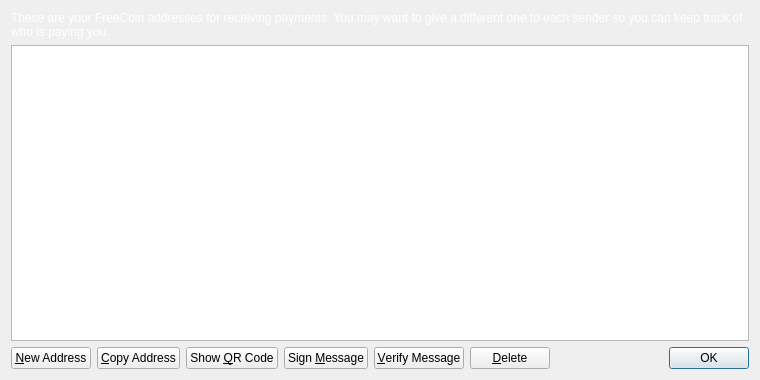
<?xml version="1.0" encoding="UTF-8"?>
<ui version="4.0">
 <class>AddressBookPage</class>
 <widget class="QWidget" name="AddressBookPage">
  <property name="geometry">
   <rect>
    <x>0</x>
    <y>0</y>
    <width>760</width>
    <height>380</height>
   </rect>
  </property>
  <property name="windowTitle">
   <string>Address Book</string>
  </property>
  <property name="styleSheet">
   <string notr="true">QListView { background: transparent; }</string>
  </property>
  <layout class="QVBoxLayout" name="verticalLayout">
   <item>
    <widget class="QLabel" name="labelExplanation">
     <property name="styleSheet">
	  <string notr="true">color: rgb(255, 255, 255);</string>
	 </property>
	 <property name="text">
      <string>These are your FreeCoin addresses for receiving payments. You may want to give a different one to each sender so you can keep track of who is paying you.</string>
     </property>
     <property name="textFormat">
      <enum>Qt::PlainText</enum>
     </property>
     <property name="wordWrap">
      <bool>true</bool>
     </property>
    </widget>
   </item>
   <item>
    <widget class="QTableView" name="tableView">
     <property name="contextMenuPolicy">
      <enum>Qt::CustomContextMenu</enum>
     </property>
     <property name="toolTip">
      <string>Double-click to edit address or label</string>
     </property>
     <property name="styleSheet">
      <string notr="true">QListView { background: transparent; }</string>
     </property>
     <property name="tabKeyNavigation">
      <bool>false</bool>
     </property>
     <property name="alternatingRowColors">
      <bool>true</bool>
     </property>
     <property name="selectionMode">
      <enum>QAbstractItemView::SingleSelection</enum>
     </property>
     <property name="selectionBehavior">
      <enum>QAbstractItemView::SelectRows</enum>
     </property>
     <property name="sortingEnabled">
      <bool>true</bool>
     </property>
     <attribute name="verticalHeaderVisible">
      <bool>false</bool>
     </attribute>
    </widget>
   </item>
   <item>
    <layout class="QHBoxLayout" name="horizontalLayout">
     <item>
      <widget class="QPushButton" name="newAddressButton">
       <property name="toolTip">
        <string>Create a new address</string>
       </property>
       <property name="text">
        <string>&amp;New Address</string>
       </property>
       <property name="icon">
        <iconset resource="../bitcoin.qrc">
         <normaloff>:/icons/add</normaloff>:/icons/add</iconset>
       </property>
      </widget>
     </item>
     <item>
      <widget class="QPushButton" name="copyToClipboard">
       <property name="toolTip">
        <string>Copy the currently selected address to the system clipboard</string>
       </property>
       <property name="text">
        <string>&amp;Copy Address</string>
       </property>
       <property name="icon">
        <iconset resource="../bitcoin.qrc">
         <normaloff>:/icons/editcopy</normaloff>:/icons/editcopy</iconset>
       </property>
      </widget>
     </item>
     <item>
      <widget class="QPushButton" name="showQRCode">
       <property name="text">
        <string>Show &amp;QR Code</string>
       </property>
       <property name="icon">
        <iconset resource="../bitcoin.qrc">
         <normaloff>:/icons/qrcode</normaloff>:/icons/qrcode</iconset>
       </property>
      </widget>
     </item>
     <item>
      <widget class="QPushButton" name="signMessage">
       <property name="toolTip">
        <string>Sign a message to prove you own a FreeCoin address</string>
       </property>
       <property name="text">
        <string>Sign &amp;Message</string>
       </property>
       <property name="icon">
        <iconset resource="../bitcoin.qrc">
         <normaloff>:/icons/edit</normaloff>:/icons/edit</iconset>
       </property>
      </widget>
     </item>
     <item>
      <widget class="QPushButton" name="verifyMessage">
       <property name="toolTip">
        <string>Verify a message to ensure it was signed with a specified FreeCoin address</string>
       </property>
       <property name="text">
        <string>&amp;Verify Message</string>
       </property>
       <property name="icon">
        <iconset resource="../bitcoin.qrc">
         <normaloff>:/icons/transaction_0</normaloff>:/icons/transaction_0</iconset>
       </property>
      </widget>
     </item>
     <item>
      <widget class="QPushButton" name="deleteButton">
       <property name="toolTip">
        <string>Delete the currently selected address from the list</string>
       </property>
       <property name="text">
        <string>&amp;Delete</string>
       </property>
       <property name="icon">
        <iconset resource="../bitcoin.qrc">
         <normaloff>:/icons/remove</normaloff>:/icons/remove</iconset>
       </property>
      </widget>
     </item>
     <item>
      <spacer name="horizontalSpacer">
       <property name="orientation">
        <enum>Qt::Horizontal</enum>
       </property>
       <property name="sizeHint" stdset="0">
        <size>
         <width>40</width>
         <height>20</height>
        </size>
       </property>
      </spacer>
     </item>
     <item>
      <widget class="QDialogButtonBox" name="buttonBox">
       <property name="sizePolicy">
        <sizepolicy hsizetype="Maximum" vsizetype="Fixed">
         <horstretch>0</horstretch>
         <verstretch>0</verstretch>
        </sizepolicy>
       </property>
       <property name="standardButtons">
        <set>QDialogButtonBox::Ok</set>
       </property>
      </widget>
     </item>
    </layout>
   </item>
  </layout>
 </widget>
 <resources>
  <include location="../bitcoin.qrc"/>
 </resources>
 <connections/>
</ui>
